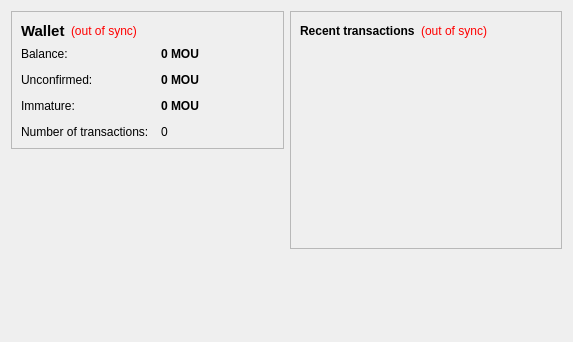
<?xml version="1.0" encoding="UTF-8"?>
<ui version="4.0">
 <class>OverviewPage</class>
 <widget class="QWidget" name="OverviewPage">
  <property name="geometry">
   <rect>
    <x>0</x>
    <y>0</y>
    <width>573</width>
    <height>342</height>
   </rect>
  </property>
  <property name="windowTitle">
   <string>Form</string>
  </property>
  <layout class="QHBoxLayout" name="horizontalLayout" stretch="1,1">
   <item>
    <layout class="QVBoxLayout" name="verticalLayout_2">
     <item>
      <widget class="QFrame" name="frame">
       <property name="frameShape">
        <enum>QFrame::StyledPanel</enum>
       </property>
       <property name="frameShadow">
        <enum>QFrame::Raised</enum>
       </property>
       <layout class="QVBoxLayout" name="verticalLayout_4">
        <item>
         <layout class="QHBoxLayout" name="horizontalLayout_4">
          <item>
           <widget class="QLabel" name="label_5">
            <property name="font">
             <font>
              <pointsize>11</pointsize>
              <weight>75</weight>
              <bold>true</bold>
             </font>
            </property>
            <property name="text">
             <string>Wallet</string>
            </property>
           </widget>
          </item>
          <item>
           <widget class="QLabel" name="labelWalletStatus">
            <property name="toolTip">
             <string>The displayed information may be out of date. Your wallet automatically synchronizes with the Mousecoin network after a connection is established, but this process has not completed yet.</string>
            </property>
            <property name="styleSheet">
             <string notr="true">QLabel { color: red; }</string>
            </property>
            <property name="text">
             <string notr="true">(out of sync)</string>
            </property>
            <property name="alignment">
             <set>Qt::AlignLeading|Qt::AlignLeft|Qt::AlignVCenter</set>
            </property>
           </widget>
          </item>
          <item>
           <spacer name="horizontalSpacer_2">
            <property name="orientation">
             <enum>Qt::Horizontal</enum>
            </property>
            <property name="sizeHint" stdset="0">
             <size>
              <width>40</width>
              <height>20</height>
             </size>
            </property>
           </spacer>
          </item>
         </layout>
        </item>
        <item>
         <layout class="QFormLayout" name="formLayout_2">
          <property name="fieldGrowthPolicy">
           <enum>QFormLayout::AllNonFixedFieldsGrow</enum>
          </property>
          <property name="horizontalSpacing">
           <number>12</number>
          </property>
          <property name="verticalSpacing">
           <number>12</number>
          </property>
          <item row="0" column="0">
           <widget class="QLabel" name="label">
            <property name="text">
             <string>Balance:</string>
            </property>
           </widget>
          </item>
          <item row="0" column="1">
           <widget class="QLabel" name="labelBalance">
            <property name="font">
             <font>
              <weight>75</weight>
              <bold>true</bold>
             </font>
            </property>
            <property name="cursor">
             <cursorShape>IBeamCursor</cursorShape>
            </property>
            <property name="toolTip">
             <string>Your current balance</string>
            </property>
            <property name="text">
             <string notr="true">0 MOU</string>
            </property>
            <property name="textInteractionFlags">
             <set>Qt::LinksAccessibleByMouse|Qt::TextSelectableByKeyboard|Qt::TextSelectableByMouse</set>
            </property>
           </widget>
          </item>
          <item row="1" column="0">
           <widget class="QLabel" name="label_3">
            <property name="text">
             <string>Unconfirmed:</string>
            </property>
           </widget>
          </item>
          <item row="1" column="1">
           <widget class="QLabel" name="labelUnconfirmed">
            <property name="font">
             <font>
              <weight>75</weight>
              <bold>true</bold>
             </font>
            </property>
            <property name="cursor">
             <cursorShape>IBeamCursor</cursorShape>
            </property>
            <property name="toolTip">
             <string>Total of transactions that have yet to be confirmed, and do not yet count toward the current balance</string>
            </property>
            <property name="text">
             <string notr="true">0 MOU</string>
            </property>
            <property name="textInteractionFlags">
             <set>Qt::LinksAccessibleByMouse|Qt::TextSelectableByKeyboard|Qt::TextSelectableByMouse</set>
            </property>
           </widget>
          </item>
          <item row="3" column="0">
           <widget class="QLabel" name="label_2">
            <property name="text">
             <string>Number of transactions:</string>
            </property>
           </widget>
          </item>
          <item row="3" column="1">
           <widget class="QLabel" name="labelNumTransactions">
            <property name="toolTip">
             <string>Total number of transactions in wallet</string>
            </property>
            <property name="text">
             <string notr="true">0</string>
            </property>
           </widget>
          </item>
          <item row="2" column="0">
           <widget class="QLabel" name="labelImmatureText">
            <property name="text">
             <string>Immature:</string>
            </property>
           </widget>
          </item>
          <item row="2" column="1">
           <widget class="QLabel" name="labelImmature">
            <property name="font">
             <font>
              <weight>75</weight>
              <bold>true</bold>
             </font>
            </property>
            <property name="toolTip">
             <string>Mined balance that has not yet matured</string>
            </property>
            <property name="text">
             <string notr="true">0 MOU</string>
            </property>
            <property name="textInteractionFlags">
             <set>Qt::LinksAccessibleByMouse|Qt::TextSelectableByKeyboard|Qt::TextSelectableByMouse</set>
            </property>
           </widget>
          </item>
         </layout>
        </item>
       </layout>
      </widget>
     </item>
     <item>
      <spacer name="verticalSpacer">
       <property name="orientation">
        <enum>Qt::Vertical</enum>
       </property>
       <property name="sizeHint" stdset="0">
        <size>
         <width>20</width>
         <height>40</height>
        </size>
       </property>
      </spacer>
     </item>
    </layout>
   </item>
   <item>
    <layout class="QVBoxLayout" name="verticalLayout_3">
     <item>
      <widget class="QFrame" name="frame_2">
       <property name="frameShape">
        <enum>QFrame::StyledPanel</enum>
       </property>
       <property name="frameShadow">
        <enum>QFrame::Raised</enum>
       </property>
       <layout class="QVBoxLayout" name="verticalLayout">
        <item>
         <layout class="QHBoxLayout" name="horizontalLayout_2">
          <item>
           <widget class="QLabel" name="label_4">
            <property name="text">
             <string>&lt;b&gt;Recent transactions&lt;/b&gt;</string>
            </property>
           </widget>
          </item>
          <item>
           <widget class="QLabel" name="labelTransactionsStatus">
            <property name="toolTip">
             <string>The displayed information may be out of date. Your wallet automatically synchronizes with the Mousecoin network after a connection is established, but this process has not completed yet.</string>
            </property>
            <property name="styleSheet">
             <string notr="true">QLabel { color: red; }</string>
            </property>
            <property name="text">
             <string notr="true">(out of sync)</string>
            </property>
            <property name="alignment">
             <set>Qt::AlignRight|Qt::AlignTrailing|Qt::AlignVCenter</set>
            </property>
           </widget>
          </item>
          <item>
           <spacer name="horizontalSpacer">
            <property name="orientation">
             <enum>Qt::Horizontal</enum>
            </property>
            <property name="sizeHint" stdset="0">
             <size>
              <width>40</width>
              <height>20</height>
             </size>
            </property>
           </spacer>
          </item>
         </layout>
        </item>
        <item>
         <widget class="QListView" name="listTransactions">
          <property name="styleSheet">
           <string notr="true">QListView { background: transparent; }</string>
          </property>
          <property name="frameShape">
           <enum>QFrame::NoFrame</enum>
          </property>
          <property name="verticalScrollBarPolicy">
           <enum>Qt::ScrollBarAlwaysOff</enum>
          </property>
          <property name="horizontalScrollBarPolicy">
           <enum>Qt::ScrollBarAlwaysOff</enum>
          </property>
          <property name="selectionMode">
           <enum>QAbstractItemView::NoSelection</enum>
          </property>
         </widget>
        </item>
       </layout>
      </widget>
     </item>
     <item>
      <spacer name="verticalSpacer_2">
       <property name="orientation">
        <enum>Qt::Vertical</enum>
       </property>
       <property name="sizeHint" stdset="0">
        <size>
         <width>20</width>
         <height>40</height>
        </size>
       </property>
      </spacer>
     </item>
    </layout>
   </item>
  </layout>
 </widget>
 <resources/>
 <connections/>
</ui>
